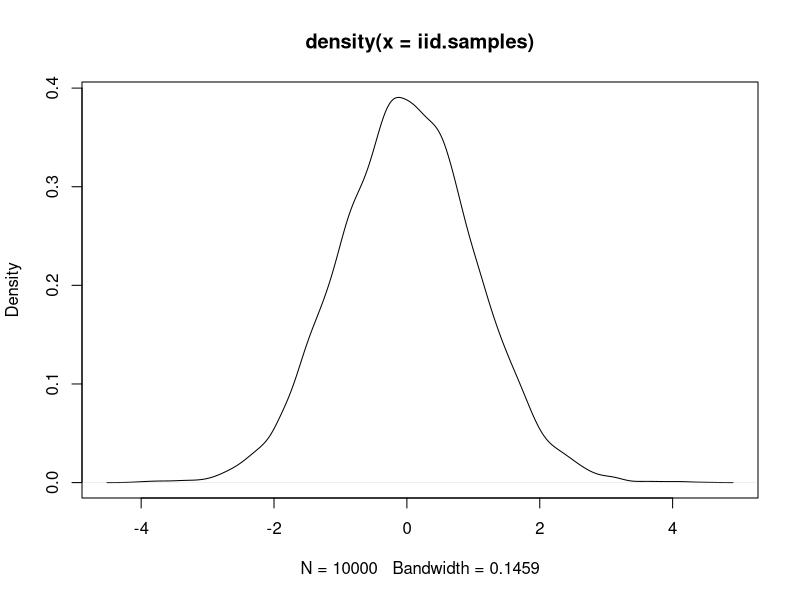
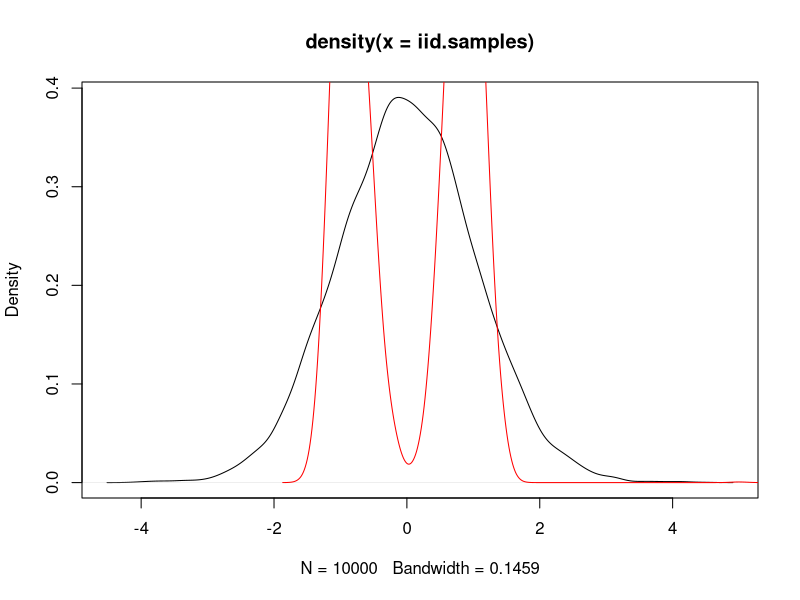
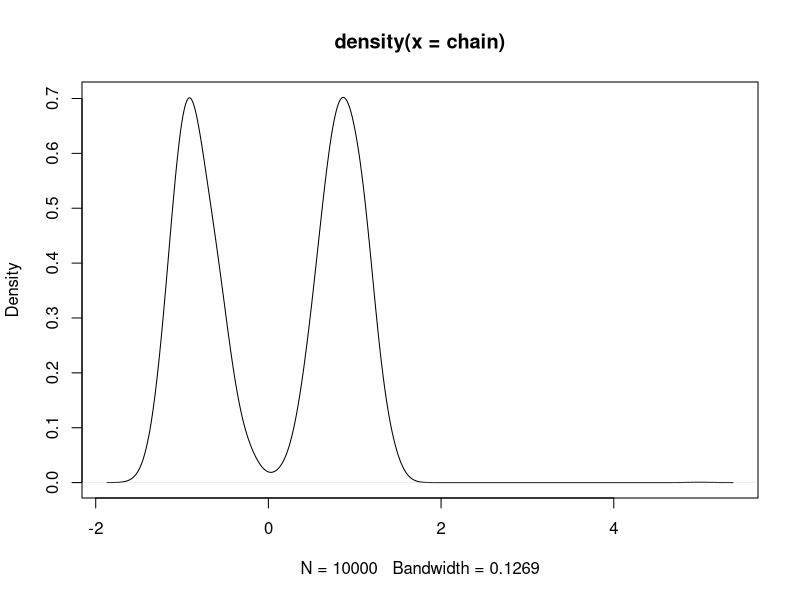
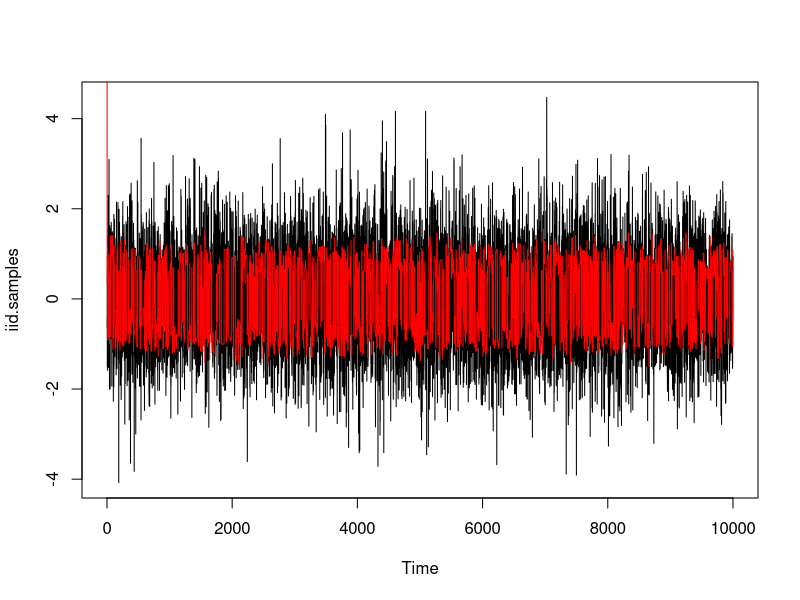

Reproduce these figures in R, in order.
library(pracma)
N <- 1e4
k <- 50
iid.samples <- rt(n = N, df = k)
plot(density(iid.samples))

# Solution : 
t_mh <- function(N = 1e3, k, h){
  
  out.vect <- numeric(length = N)
  acc.prob <- 0
  out.vect[1] <- 5
  
  for(t in 2:N){
    prop.curr <- rnorm(1,out.vect[t-1],sqrt(h))
    y.curr <- prop.curr^3
    
    alpha.num <- (dnorm(nthroot(out.vect[t-1],3),y.curr,sqrt(h))) * (dt(y.curr, k)) * (nthroot(out.vect[t-1],3)^(-2))
    alpha.den <- (dnorm(prop.curr,out.vect[t-1],sqrt(h))) * (dt(out.vect[t-1], k)) * (prop.curr^(-2))
    
    alpha <- alpha.num / alpha.den
    
    alpha <- min(1,alpha)
    
    U.curr <- runif(1)
    if(U.curr <= alpha){
      out.vect[t] <- prop.curr
      acc.prob <- acc.prob + 1
    }
    else{
      out.vect[t] <- out.vect[t-1]
    }
  }
  
  print(acc.prob/N)
  return(out.vect)
}

chain <- t_mh(N,k,10)
plot(density(iid.samples))
lines(density(chain), col = "red")
plot(density(chain))

plot.ts(iid.samples)
lines(1:N,chain,col = "red")